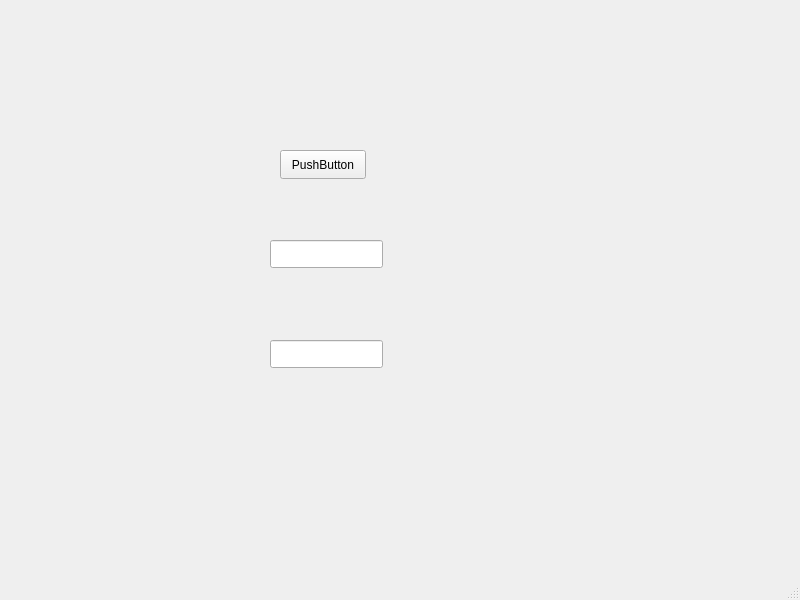
<?xml version="1.0" encoding="UTF-8"?>
<ui version="4.0">
 <class>MainWindow</class>
 <widget class="QMainWindow" name="MainWindow">
  <property name="geometry">
   <rect>
    <x>0</x>
    <y>0</y>
    <width>800</width>
    <height>600</height>
   </rect>
  </property>
  <property name="windowTitle">
   <string>MainWindow</string>
  </property>
  <widget class="QWidget" name="centralwidget">
   <widget class="QPushButton" name="pushButton">
    <property name="geometry">
     <rect>
      <x>280</x>
      <y>150</y>
      <width>86</width>
      <height>29</height>
     </rect>
    </property>
    <property name="text">
     <string>PushButton</string>
    </property>
   </widget>
   <widget class="QLineEdit" name="lineEdit1">
    <property name="geometry">
     <rect>
      <x>270</x>
      <y>240</y>
      <width>113</width>
      <height>28</height>
     </rect>
    </property>
   </widget>
   <widget class="QLineEdit" name="lineEdit2">
    <property name="geometry">
     <rect>
      <x>270</x>
      <y>340</y>
      <width>113</width>
      <height>28</height>
     </rect>
    </property>
   </widget>
  </widget>
  <widget class="QMenuBar" name="menubar">
   <property name="geometry">
    <rect>
     <x>0</x>
     <y>0</y>
     <width>800</width>
     <height>17</height>
    </rect>
   </property>
  </widget>
  <widget class="QStatusBar" name="statusbar"/>
 </widget>
 <resources/>
 <connections/>
</ui>
